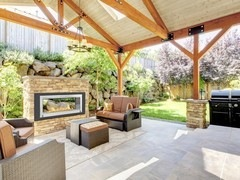
#> input picture SLIC/1.jpg, 240 x 180 px
$ python slic_v3.py 1.jpg   (Python 2 division)   (older library calls are emulated)
#> lines starting #> are read from the running program, lines starting #| are printed output that depends on the picture; after the words box and inside, x2 and y2 are one past the last pixel; in counts of white or black regions, pixels touching at a corner belong together
import numpy as np
import sys
import time

import cv2
from skimage import io, color

class SLIC:
    def __init__(self, img, step, nc):
        self.img = img
        self.height, self.width = img.shape[:2]
        self._convertToLAB()
        self.step = step
        self.nc = nc
        self.ns = step
        self.FLT_MAX = 1000000
        self.ITERATIONS = 10

    def _convertToLAB(self):
        try:
            import cv2
            self.labimg = color.rgb2lab(img)
	    #print(self.labimg)
        except ImportError:
            self.labimg = np.copy(self.img)
            for i in xrange(self.labimg.shape[0]):
                for j in xrange(self.labimg.shape[1]):
                    rgb = self.labimg[i, j]
                    self.labimg[i, j] = self._rgb2lab(tuple(reversed(rgb)))


    # [52 lines left out: function _rgb2lab, not called in this run]

    def generateSuperPixels(self):
        self._initData()
        indnp = np.mgrid[0:self.height,0:self.width].swapaxes(0,2).swapaxes(0,1)
        for i in range(self.ITERATIONS):
            self.distances = self.FLT_MAX * np.ones(self.img.shape[:2])
            for j in xrange(self.centers.shape[0]):
                xlow, xhigh = int(self.centers[j][3] - self.step), int(self.centers[j][3] + self.step)
                ylow, yhigh = int(self.centers[j][4] - self.step), int(self.centers[j][4] + self.step)

                if xlow <= 0:
                    xlow = 0
                if xhigh > self.width:
                    xhigh = self.width
                if ylow <=0:
                    ylow = 0
                if yhigh > self.height:
                    yhigh = self.height

                cropimg = self.labimg[ylow : yhigh , xlow : xhigh]
                colordiff = cropimg - self.labimg[self.centers[j][4], self.centers[j][3]]
                colorDist = np.sqrt(np.sum(np.square(colordiff), axis=2))

                yy, xx = np.ogrid[ylow : yhigh, xlow : xhigh]
                pixdist = ((yy-self.centers[j][4])**2 + (xx-self.centers[j][3])**2)**0.5
                dist = ((colorDist/self.nc)**2 + (pixdist/self.ns)**2)**0.5

                distanceCrop = self.distances[ylow : yhigh, xlow : xhigh]
                idx = dist < distanceCrop
                distanceCrop[idx] = dist[idx]
                self.distances[ylow : yhigh, xlow : xhigh] = distanceCrop
                self.clusters[ylow : yhigh, xlow : xhigh][idx] = j

            for k in xrange(len(self.centers)):
                idx = (self.clusters == k)
                colornp = self.labimg[idx]
                distnp = indnp[idx]
                self.centers[k][0:3] = np.sum(colornp, axis=0)
                sumy, sumx = np.sum(distnp, axis=0)
                self.centers[k][3:] = sumx, sumy
                self.centers[k] /= np.sum(idx)
		#print(self.centers[k])
	#print(len(self.centers))


    def _initData(self):
        self.clusters = -1 * np.ones(self.img.shape[:2])
        self.distances = self.FLT_MAX * np.ones(self.img.shape[:2])

        centers = []
        for i in xrange(self.step, self.width - self.step/2, self.step):
            for j in xrange(self.step, self.height - self.step/2, self.step):

                nc = self._findLocalMinimum(center=(i, j))
                color = self.labimg[nc[1], nc[0]]
                center = [int(color[0]), int(color[1]), int(color[2]), int(nc[0]), int(nc[1])]

                centers.append(center)
        self.center_counts = np.zeros(len(centers))
        self.centers = np.array(centers)
	#print(len(self.centers))

    def createConnectivity(self):
        label = 0
        adjlabel = 0
        lims = self.width * self.height / self.centers.shape[0]
        dx4 = [-1, 0, 1, 0]
        dy4 = [0, -1, 0, 1]
        new_clusters = -1 * np.ones(self.img.shape[:2]).astype(np.int64)
        elements = []

        for i in xrange(self.width):
            for j in xrange(self.height):
                if new_clusters[j, i] == -1:
                    elements = []
                    elements.append((j, i))
                    for dx, dy in zip(dx4, dy4):
                        x = elements[0][1] + dx
                        y = elements[0][0] + dy
                        if (x>=0 and x < self.width and
                            y>=0 and y < self.height and
                            new_clusters[y, x] >=0):
                            adjlabel = new_clusters[y, x]
                count = 1
                c = 0
                while c < count:
                    for dx, dy in zip(dx4, dy4):
                        x = elements[c][1] + dx
                        y = elements[c][0] + dy

                        if (x>=0 and x<self.width and y>=0 and y<self.height):
                            if new_clusters[y, x] == -1 and self.clusters[j, i] == self.clusters[y, x]:
                                elements.append((y, x))
                                new_clusters[y, x] = label
				#print(label)
                                count+=1
                    c+=1
                if (count <= lims >> 2):
                    for c in range(count):
                        new_clusters[elements[c]] = adjlabel
                    label-=1
                label+=1
        self.new_clusters = new_clusters
	#print(new_clusters)


    def displayContours(self, color):
        dx8 = [-1, -1, 0, 1, 1, 1, 0, -1]
        dy8 = [0, -1, -1, -1, 0, 1, 1, 1]

        isTaken = np.zeros(self.img.shape[:2], np.bool)
        contours = []

        for i in xrange(self.width):
            for j in xrange(self.height):
                nr_p = 0
                for dx, dy in zip(dx8, dy8):
                    x = i + dx
                    y = j + dy
                    if x>=0 and x < self.width and y>=0 and y < self.height:
                        if isTaken[y, x] == False and self.clusters[j, i] != self.clusters[y, x]:
                            nr_p += 1

                if nr_p >= 2:
                    isTaken[j, i] = True
                    contours.append([j, i])

        for i in xrange(len(contours)):
            self.img[contours[i][0], contours[i][1]] = color

        return contours

    def _findLocalMinimum(self, center):
        min_grad = self.FLT_MAX
        loc_min = center

        for i in xrange(center[0] - 1, center[0] + 2):
            for j in xrange(center[1] - 1, center[1] + 2):
                c1 = self.labimg[j+1, i]
                c2 = self.labimg[j, i+1]
                c3 = self.labimg[j, i]

                if ((c1[0] - c3[0])**2)**0.5 + ((c2[0] - c3[0])**2)**0.5 < min_grad:
                    min_grad = abs(c1[0] - c3[0]) + abs(c2[0] - c3[0])
                    loc_min = [i, j]
        return loc_min

t_start = time.time()
src = cv2.imread(sys.argv[1], -1)
#> src is the input picture: shape (180, 240, 3); mean B, G, R 140.8, 167, 180.3
img = cv2.imread(sys.argv[1])

nr_superpixels = int(50)
nc = int(1) #number of clusters
step = int((img.shape[0]*img.shape[1]/nr_superpixels)**0.5)
#> step = 29
slic = SLIC(img, step, nc)
#> in _convertToLAB, `self.labimg = color.rgb2lab(img)`: self.labimg: shape (180, 240, 3) float64; mean of channels 0, 1, 2 66.6, -4.8, -9.7
slic.generateSuperPixels()
#> after the loop in _initData, `for i in xrange(self.step, self.width - self.step/2, self.step):`: centers = 35 items, first 6: [91, 0, 0, 29, 29], [89, -10, -1, 28, 57], [83, -6, -12, 28, 88], [74, -11, -13, 30, 115], [78, 0, -10, 29, 144], [57, 0, -32, 57, 29]
#> in _initData, `self.center_counts = np.zeros(len(centers))`: self.center_counts = 35 values from 0 to 0
#> in _initData, `self.centers = np.array(centers)`: self.centers = 35 rows, first 6: [91, 0, 0, 29, 29], [89, -10, -1, 28, 57], [83, -6, -12, 28, 88], [74, -11, -13, 30, 115], [78, 0, -10, 29, 144], [57, 0, -32, 57, 29]
#> after the loop in generateSuperPixels, `for i in range(self.ITERATIONS):`:
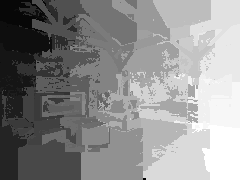
#> self.clusters: shape (180, 240) float64; min -1, max 34, mean 18.3; drawn with min black and max white
#> after the loop in generateSuperPixels, `for i in range(self.ITERATIONS):`:
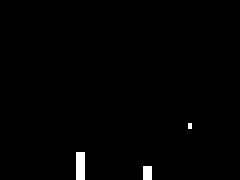
#> self.distances: shape (180, 240) float64; min 0, max 1000000, mean 9319.1; drawn with min black and max white
#> after the loop in generateSuperPixels, `for i in range(self.ITERATIONS):`: self.centers = 35 rows, first 6: [75, -5, -22, 17, 13], [86, -1, 2, 23, 37], [79, -18, -5, 14, 70], [60, -23, -7, 12, 101], [49, -2, -19, 9, 152], [90, -3, -6, 50, 23]
slic.createConnectivity()
#> after the loop in createConnectivity, `for i in xrange(self.width):`:
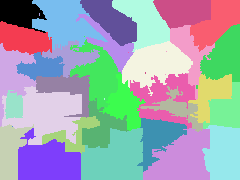
#> new_clusters: shape (180, 240) int64; 31 distinct labels, from 0 to 30; one colour per label, 0 black
slic.displayContours([0, 0, 255])
#> after the loop in displayContours, `for i in xrange(self.width):`:
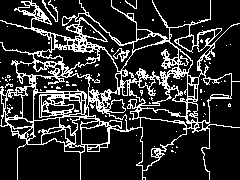
#> isTaken: shape (180, 240) bool; 18.4% white in thin lines or dots
#> after the loop in displayContours, `for i in xrange(len(contours)):`:
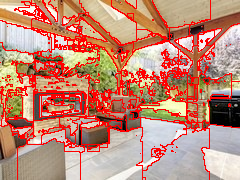
#> self.img: shape (180, 240, 3); 18.39% of pixels changed, all inside (x1, y1, x2, y2) = (0, 0, 240, 180)

t_elapsed = time.time() - t_start

print 'Image Size(',img.shape[0], ',' , img.shape[1],')'
#| Image Size( 180 , 240 )
print 'Time taken = ', t_elapsed, 'seconds'

cv2.imshow("superpixels", slic.img)
#cv2.waitKey(0)
cv2.imwrite("SLICimg.jpg", slic.img)
#cv2.destroyAllWindows()

su=np.zeros(len(slic.centers)+1)
#> su = 36 values from 0 to 0

#print(slic.centers)#(l,a,b,x,y) of each superpixel center`

print(len(su))
#| 36
np.ndarray.tofile(slic.new_clusters,"out.txt",'\n','%s')

for i in range(img.shape[0]):
  for j in range(img.shape[1]):
    su[slic.new_clusters[i][j]]+=1
#> after the loop, su = 36 values, max 2683 at index 4, min 0 at index 31, mean 1200


#area of each superpixel
dic={}
dimension=[]
for i in range(len(slic.centers)):

  t=slic.new_clusters[int(slic.centers[i][4]),int(slic.centers[i][3])]
  li1,li2=np.where(slic.new_clusters== t)


  l=[]

  for j in range(len(li2)):
    if li1[j]==int(slic.centers[i][4]) :
      l.append(li2[j])
  width=max(l)-min(l)
  li=[]
  for j in range(len(li1)):
    if li2[j]==int(slic.centers[i][3]) :
      li.append(li1[j])
  height=max(li)-min(li)
  li3=[]
  for j in range(len(li1)):
    if li1[j]-int(slic.centers[i][4])==li2[j]-int(slic.centers[i][3]):
      li3.append(li1[j]-int(slic.centers[i][4]))
  diag=max(li3)-min(li3)
  dic[t]=(width,height,diag,int(slic.centers[i][3]),int(slic.centers[i][4]),slic.centers[i][0],slic.centers[i][1],slic.centers[i][2],su[t])
  dimension.append(tuple((width,height,diag)))
#> this loop made 35 passes
#> (t, width, height, diag) on passes 1 to 12: (0, 42, 25, 28), (1, 51, 25, 27), (2, 17, 41, 30), (5, 16, 27, 15), (3, 17, 55, 17), (8, 56, 36, 20), (6, 44, 19, 12), (4, 77, 54, 32), (4, 59, 58, 25), (7, 62, 37, 43), (8, 32, 43, 41), (10, 56, 27, 18)
#> after the loop, dic = 31 items; dimension = 35 items, first 6: (42, 25, 28), (51, 25, 27), (17, 41, 30), (16, 27, 15), (17, 55, 17), (56, 36, 20)
# [7 lines of commented-out code are left out]
print(dic)
#> (printed output is left out)


# Get Masks for individual superpixels to analyze them
print(sum(su))
#| 43200.0
for (i, segVal) in enumerate(np.unique(slic.new_clusters)):
	# construct a mask for the segment
	print "[x] inspecting segment %d" % (i)
	mask = np.zeros(img.shape[:2], dtype = "uint8")
	mask[slic.new_clusters == segVal] = 255

	# show the masked region
	cv2.imshow("Mask", mask)
	cv2.imshow("Applied",cv2.bitwise_and(img, img, mask = mask))
	cv2.imwrite("Segment" + str(i) +".jpg", cv2.bitwise_and(img, img, mask = mask))
	cv2.waitKey(0)
#> this loop made 31 passes
#| [x] inspecting segment 0
#| [x] inspecting segment 1
#| [x] inspecting segment 2
#| [x] inspecting segment 3
#| [x] inspecting segment 4
#| [x] inspecting segment 5
#| [x] inspecting segment 6
#| [x] inspecting segment 7
#> (further printed lines are left out)
#> mask: shape (180, 240); 2.3% white; 1 white region, box (x1, y1, x2, y2) and area: (203, 82, 240, 129) 1010


# Create safezone
image = np.zeros((180,240,3), np.uint8)
pts = np.array([[60,180],[86,144],[154,144],[180,180]], np.int32)
pts = pts.reshape((-1,1,2))
cv2.fillPoly(image,[pts],[255,255,255],4,0)
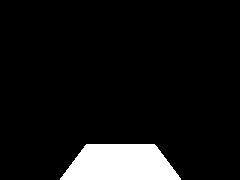
#> image: shape (180, 240, 3); 8% white; 1 white region, box (x1, y1, x2, y2) and area: (60, 144, 181, 180) 3446
cv2.imshow("Applied",image)
#cv2.waitKey(0)

con=set([])

for i in range(60,180):
	for j in range(144, 180):
		#print(image[i][j])
		if  (image[i][j]==[255,255,255]).all:
			con.add(dic[slic.new_clusters[j,i]])
#> after the loop, con = 6 items

means=[sum(x)/len(con) for x in zip(*con)]
#> means = [40, 40, 27, 114, 141, 66, -2, -6, 1718.5]
print(means)
#| [40, 40, 27, 114, 141, 66, -2, -6, 1718.5]

#Building training set from safe zone and Segmenting Floor
for key in dic.keys():
 	#print( tuple(np.subtract(dic[key],tuple(means))))

	(a,b,c,d,e,f,g,h,i)=tuple(np.subtract(dic[key],tuple(means)))
 	#print(d+means[3],e+means[4])
 	ssd=((a/(step))**2+(b/(step))**2+(c**2)/(step**2)/2+f**2+g**2+h**2+(i/step**2)**2)
 	if ssd<600:
 		final=[]
 		final=zip(*np.where(slic.new_clusters== key))
 		for (x_,y_) in final:
 			src[x_][y_]=(255,255,255)
#> this loop made 31 passes
#> (key, a, b, c, d, e, f, g) on passes 4, 5, 6, 8, 9, 11, 13, 15, 17, 20, 21, 23: (5, -24, -13, -12, -102, -40, -6, -21), (3, -23, 15, -10, -105, 11, -17, 0), (8, -8, 3, 14, -54, -124, -8, 0), (4, 35, 6, 20, -47, -15, 13, -1), (7, 22, -3, 16, -66, 18, -1, -1), (9, 12, -24, 9, -52, -54, 2, -7), (14, -2, -8, 15, -7, -120, 10, -7), (12, 10, 22, 18, -15, -68, -9, -20), (15, 21, 10, 4, 1, 16, 15, 1), (22, -34, -15, 5, 58, -41, 12, -16), (17, -7, -4, 3, 8, -34, -16, -2), (24, 12, -14, -4, 68, -130, 1, -6)
#> (a, b, c, d, e, f, g, h) on passes 1, 2, 3, 7, 10, 12: (2, -15, 1, -97, -128, 9, -3, -16), (11, -15, 0, -91, -104, 20, 1, 8), (-23, 1, 3, -100, -71, 13, -16, 1), (4, -21, -15, -72, -71, -22, -8, -4), (16, -13, -9, -43, -87, 16, -15, 3), (-26, -4, -17, -33, -24, -6, -3, 0)
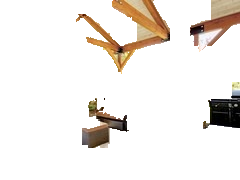
#> src: shape (180, 240, 3); mean B, G, R 230.3, 234.8, 239.5

cv2.imwrite('final.jpg',src)
cv2.imshow('floor',src)
cv2.waitKey(0)

'''
space=[]
for i in range(11):
  new=[]
  for j in range(15):
    new.append(0)
  space.append(new)


space=[[0]*15]*11

for i in range(len(slic.centers)) :
  r=i//11
  c=i%11
  space[c][r]=dic[slic.new_clusters[slic.centers[i][4]][slic.centers[i][3]]]


#print(len(slic.centers))
#print(space)
#print(np.array(space).shape)
'''

$ run again, on SLIC/4.jpg
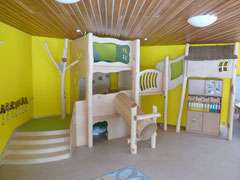
#> input picture SLIC/4.jpg, 240 x 180 px
#> src is the input picture: shape (180, 240, 3); mean B, G, R 104.3, 146.6, 156.5
#> self.labimg: shape (180, 240, 3) float64; mean of channels 0, 1, 2 58.7, -8.3, -8.7
#> after the loop in _initData, `for i in xrange(self.step, self.width - self.step/2, self.step):`: centers = 35 items, first 6: [40, -14, -22, 29, 29], [64, -33, -14, 30, 58], [58, -30, -14, 29, 88], [47, -24, -14, 28, 116], [48, -8, -14, 28, 146], [46, -17, -21, 59, 29]
#> self.center_counts = 35 values from 0 to 0
#> in _initData, `self.centers = np.array(centers)`: self.centers = 35 rows, first 6: [40, -14, -22, 29, 29], [64, -33, -14, 30, 58], [58, -30, -14, 29, 88], [47, -24, -14, 28, 116], [48, -8, -14, 28, 146], [46, -17, -21, 59, 29]
#> after the loop in generateSuperPixels, `for i in range(self.ITERATIONS):`: self.centers = 35 rows, first 6: [41, -13, -23, 27, 16], [67, -35, -13, 15, 54], [46, -21, -15, 17, 108], [58, -31, -15, 19, 108], [50, -8, -10, 24, 157], [45, -9, -21, 65, 21]
#> after the loop in displayContours, `for i in xrange(self.width):`:
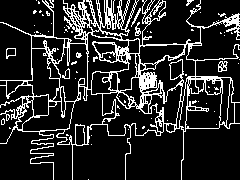
#> isTaken: shape (180, 240) bool; 16.3% white in thin lines or dots
#| Image Size( 180 , 240 )
#> `su=np.zeros(len(slic.centers)+1)`: su = 36 values from 0 to 0
#| 36
#> after the loop `for i in range(img.shape[0]):`: su = 36 values, max 2970 at index 26, min 0 at index 32, mean 1200
#> the loop `for i in range(len(slic.centers)): ` made 35 passes
#> (t, width, height, diag) on passes 1 to 8: (0, 53, 33, 36), (1, 31, 52, 31), (3, 31, 27, 17), (3, 31, 30, 17), (5, 40, 47, 38), (10, 23, 43, 41), (8, 13, 22, 24), (6, 27, 46, 24)
#> after the loop `for i in range(len(slic.centers)):`: dic = 30 items; dimension = 35 items, first 6: (53, 33, 36), (31, 52, 31), (31, 27, 17), (31, 30, 17), (40, 47, 38), (23, 43, 41)
#> (printed output is left out)
#| 43200.0
#> the loop `for (i, segVal) in enumerate(np.unique(slic.new_clusters)):` made 32 passes
#| [x] inspecting segment 0
#| [x] inspecting segment 1
#| [x] inspecting segment 2
#| [x] inspecting segment 3
#| [x] inspecting segment 4
#> (further printed lines are left out)
#> image: shape (180, 240, 3); 8% white; 1 white region, box (x1, y1, x2, y2) and area: (60, 144, 181, 180) 3446
#> after the loop `for i in range(60,180):`: con = 4 items
#> means = [48, 52, 34, 99, 143, 60, -1, -5, 1999.8]
#| [48, 52, 34, 99, 143, 60, -1, -5, 1999.75]
#> the loop `for key in dic.keys():` made 30 passes
#> (key, a, b, c, d, e, f, g) on passes 4, 5, 6, 10, 11, 14, 15, 16: (5, -8, -5, 4, -75, 14, -10, -7), (10, -25, -9, 7, -34, -122, -15, -8), (8, -35, -30, -10, -47, -90, 9, -34), (13, -25, -20, 3, -10, -125, -11, -1), (15, 3, -20, 8, 19, -86, 2, -17), (17, -23, -17, -8, 16, -118, 4, 1), (19, -35, -33, -20, 26, -62, -15, -22), (18, 12, -13, -3, 56, -33, -16, -15)
#> after the loop `for key in dic.keys():`:
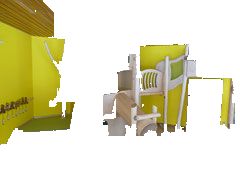
#> src: shape (180, 240, 3); mean B, G, R 189.2, 220.7, 224.1

$ run again, on SLIC/5.jpg
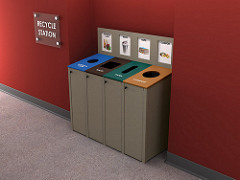
#> input picture SLIC/5.jpg, 240 x 180 px
#> src is the input picture: shape (180, 240, 3); mean B, G, R 65.8, 70.3, 116.8
#> self.labimg: shape (180, 240, 3) float64; mean of channels 0, 1, 2 31.6, 13.9, -26.9
#> after the loop in _initData, `for i in xrange(self.step, self.width - self.step/2, self.step):`: centers = 35 items, first 6: [24, 29, -51, 30, 28], [24, 30, -53, 29, 57], [22, 30, -51, 28, 86], [54, 4, -11, 28, 115], [52, 3, -9, 29, 144], [33, 11, -25, 57, 30]
#> self.center_counts = 35 values from 0 to 0
#> in _initData, `self.centers = np.array(centers)`: self.centers = 35 rows, first 6: [24, 29, -51, 30, 28], [24, 30, -53, 29, 57], [22, 30, -51, 28, 86], [54, 4, -11, 28, 115], [52, 3, -9, 29, 144], [33, 11, -25, 57, 30]
#> after the loop in generateSuperPixels, `for i in range(self.ITERATIONS):`: self.centers = 35 rows, first 6: [28, 32, -57, 21, 16], [36, 39, -69, 4, 50], [28, 33, -59, 18, 64], [60, 4, -12, 9, 106], [51, 3, -10, 18, 159], [38, 9, -24, 47, 29]
#> after the loop in displayContours, `for i in xrange(self.width):`:
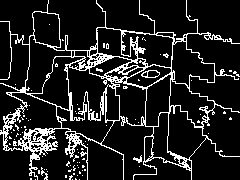
#> isTaken: shape (180, 240) bool; 13.3% white in thin lines or dots
#| Image Size( 180 , 240 )
#> `su=np.zeros(len(slic.centers)+1)`: su = 36 values from 0 to 0
#| 36
#> after the loop `for i in range(img.shape[0]):`: su = 36 values, max 2296 at index 8, min 0 at index 33, mean 1200
#> the loop `for i in range(len(slic.centers)): ` made 35 passes
#> (t, width, height, diag) on passes 1 to 8: (0, 32, 39, 28), (1, 11, 57, 11), (2, 18, 49, 15), (3, 24, 34, 19), (4, 30, 29, 37), (9, 25, 31, 27), (6, 22, 49, 20), (7, 23, 49, 20)
#> after the loop `for i in range(len(slic.centers)):`: dic = 33 items; dimension = 35 items, first 6: (32, 39, 28), (11, 57, 11), (18, 49, 15), (24, 34, 19), (30, 29, 37), (25, 31, 27)
#> (printed output is left out)
#| 43200.0
#> the loop `for (i, segVal) in enumerate(np.unique(slic.new_clusters)):` made 33 passes
#| [x] inspecting segment 0
#| [x] inspecting segment 1
#| [x] inspecting segment 2
#| [x] inspecting segment 3
#| [x] inspecting segment 4
#> (further printed lines are left out)
#> image: shape (180, 240, 3); 8% white; 1 white region, box (x1, y1, x2, y2) and area: (60, 144, 181, 180) 3446
#> after the loop `for i in range(60,180):`: con = 6 items
#> means = [33, 41, 36, 132, 150, 34, 3, -13, 1423.5]
#| [33, 41, 36, 132, 150, 34, 3, -13, 1423.5]
#> the loop `for key in dic.keys():` made 33 passes
#> (key, a, b, c, d, e, f, g) on passes 6, 9, 10, 13, 15, 16, 17, 19: (9, -8, -10, -9, -85, -121, 4, 6), (5, 18, 7, -10, -101, -28, 16, 0), (8, 17, 9, 1, -73, 7, 19, 0), (11, 22, 4, -4, -46, -29, 2, -5), (16, 6, -15, 1, -16, -104, 13, -6), (14, -5, -18, -20, -21, -86, -21, -2), (18, -7, -2, -3, -3, -53, 7, -8), (15, 8, -11, -4, -6, -134, -15, 24)
#> after the loop `for key in dic.keys():`:
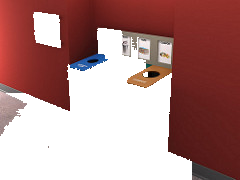
#> src: shape (180, 240, 3); mean B, G, R 134.6, 136.6, 177.6
